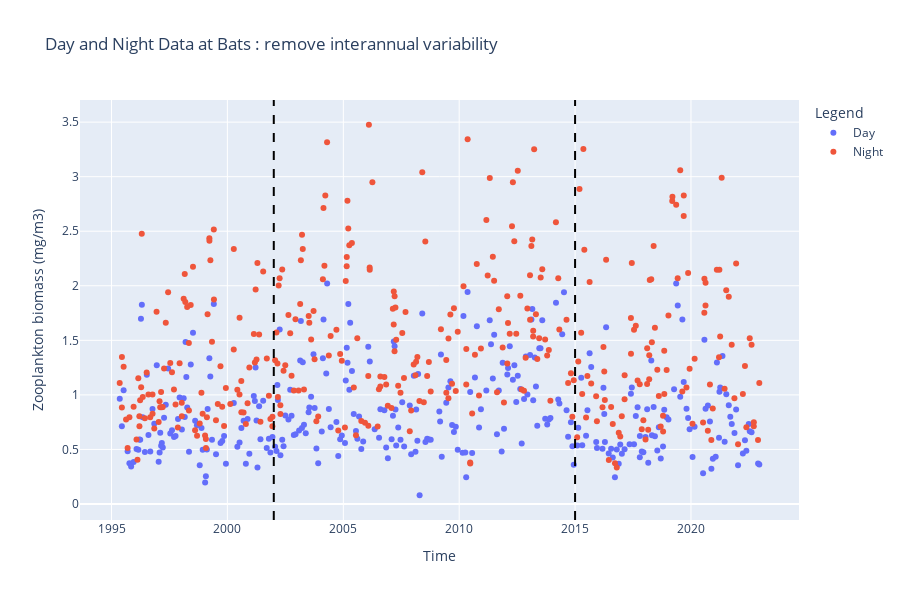

This figure's notebook cell:
### Code cell
fig = go.Figure()

# Plot day data
fig.add_trace(
    go.Scatter(
        x=day_data.time.data.flatten(),
        y=day_data.data.flatten(),
        mode="markers",
        name="Day",
    )
)

# Plot night data
fig.add_trace(
    go.Scatter(
        x=night_data.time.data.flatten(),
        y=night_data.data.flatten(),
        mode="markers",
        name="Night",
    )
)

# Add vertical lines for 2000 and 2015
fig.add_shape(
    type="line",
    x0=time_start,
    y0=0,
    x1=time_start,
    y1=1,
    xref="x",
    yref="paper",
    line={"color": "black", "width": 2, "dash": "dash"},
    name="Year 2000",
)

fig.add_shape(
    type="line",
    x0=time_end,
    y0=0,
    x1=time_end,
    y1=1,
    xref="x",
    yref="paper",
    line={"color": "black", "width": 2, "dash": "dash"},
    name="Year 2015",
)

# Update layout
fig.update_layout(
    title=f"Day and Night Data at {station} : remove interannual variability",
    xaxis_title="Time",
    yaxis_title="Zooplankton biomass (mg/m3)",
    legend_title="Legend",
    height=600,
    showlegend=True,
)

fig.show()

### Figure 1 — Plotly figure (JSON) as saved in the notebook; plotly's stock layout.template omitted (floating-point values rounded to 4 significant figures; data arrays with more than 128 entries replaced by an {"elided": "..."} marker saying what was removed)
{"data": [{"mode": "markers", "name": "Day", "type": "scatter", "x": {"elided": "323 str values"}, "y": {"elided": "323 float values"}}, {"mode": "markers", "name": "Night", "type": "scatter", "x": {"elided": "357 str values"}, "y": {"elided": "357 float values"}}], "layout": {"height": 600, "legend": {"title": {"text": "Legend"}}, "shapes": [{"line": {"color": "black", "dash": "dash", "width": 2}, "name": "Year 2000", "type": "line", "x0": "2002-01-01", "x1": "2002-01-01", "xref": "x", "y0": 0, "y1": 1, "yref": "paper"}, {"line": {"color": "black", "dash": "dash", "width": 2}, "name": "Year 2015", "type": "line", "x0": "2015-01-01", "x1": "2015-01-01", "xref": "x", "y0": 0, "y1": 1, "yref": "paper"}], "showlegend": true, "title": {"text": "Day and Night Data at Bats : remove interannual variability"}, "xaxis": {"title": {"text": "Time"}}, "yaxis": {"title": {"text": "Zooplankton biomass (mg/m3)"}}}}
